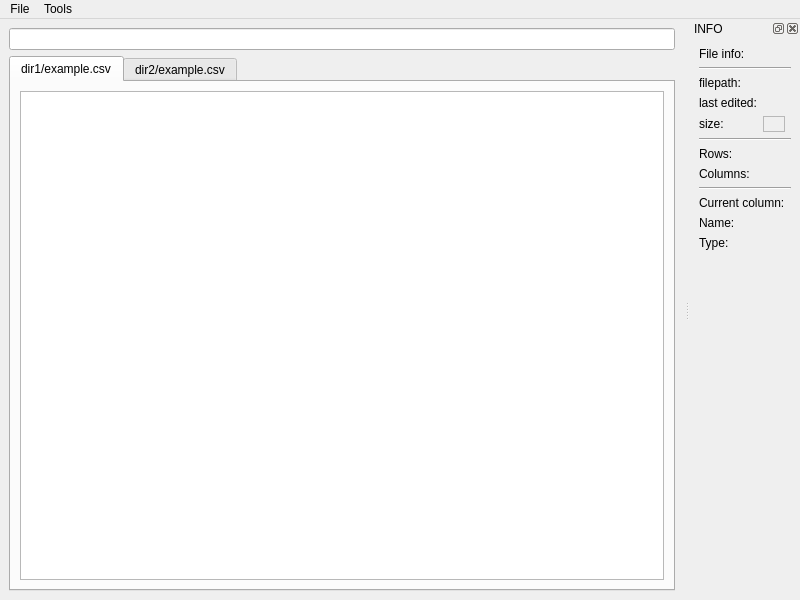
<?xml version="1.0" encoding="UTF-8"?>
<ui version="4.0">
 <class>MainWindow</class>
 <widget class="QMainWindow" name="MainWindow">
  <property name="geometry">
   <rect>
    <x>0</x>
    <y>0</y>
    <width>800</width>
    <height>600</height>
   </rect>
  </property>
  <property name="windowTitle">
   <string>Data Visualizer</string>
  </property>
  <widget class="QWidget" name="centralwidget">
   <layout class="QGridLayout" name="gridLayout">
    <item row="1" column="0">
     <widget class="QTabWidget" name="opened_editors">
      <property name="accessibleName">
       <string/>
      </property>
      <property name="currentIndex">
       <number>0</number>
      </property>
      <widget class="QWidget" name="widget">
       <attribute name="title">
        <string>dir1/example.csv</string>
       </attribute>
       <layout class="QGridLayout" name="gridLayout_2">
        <item row="0" column="0">
         <widget class="QTableView" name="editor_data_table"/>
        </item>
       </layout>
      </widget>
      <widget class="QWidget" name="tab_2">
       <attribute name="title">
        <string>dir2/example.csv</string>
       </attribute>
      </widget>
     </widget>
    </item>
    <item row="0" column="0">
     <widget class="QLineEdit" name="cur_value_edit"/>
    </item>
   </layout>
  </widget>
  <widget class="QMenuBar" name="menubar">
   <property name="geometry">
    <rect>
     <x>0</x>
     <y>0</y>
     <width>800</width>
     <height>26</height>
    </rect>
   </property>
   <widget class="QMenu" name="menu_file">
    <property name="title">
     <string>File</string>
    </property>
    <addaction name="action_open"/>
    <addaction name="action_open_recent"/>
    <addaction name="separator"/>
    <addaction name="action_exit"/>
   </widget>
   <widget class="QMenu" name="menu_tools">
    <property name="title">
     <string>Tools</string>
    </property>
   </widget>
   <addaction name="menu_file"/>
   <addaction name="menu_tools"/>
  </widget>
  <widget class="QDockWidget" name="info_dock">
   <property name="floating">
    <bool>true</bool>
   </property>
   <property name="windowTitle">
    <string>INFO</string>
   </property>
   <attribute name="dockWidgetArea">
    <number>2</number>
   </attribute>
   <widget class="QWidget" name="dockWidgetContents">
    <layout class="QGridLayout" name="gridLayout_3">
     <item row="10" column="0" colspan="3">
      <widget class="QLabel" name="_unused5">
       <property name="sizePolicy">
        <sizepolicy hsizetype="Maximum" vsizetype="Preferred">
         <horstretch>0</horstretch>
         <verstretch>0</verstretch>
        </sizepolicy>
       </property>
       <property name="text">
        <string>Current column:</string>
       </property>
      </widget>
     </item>
     <item row="0" column="0" colspan="2">
      <widget class="QLabel" name="_unused1">
       <property name="sizePolicy">
        <sizepolicy hsizetype="Maximum" vsizetype="Preferred">
         <horstretch>0</horstretch>
         <verstretch>0</verstretch>
        </sizepolicy>
       </property>
       <property name="font">
        <font>
         <pointsize>9</pointsize>
         <weight>50</weight>
         <bold>false</bold>
        </font>
       </property>
       <property name="text">
        <string>File info:</string>
       </property>
      </widget>
     </item>
     <item row="6" column="0" colspan="3">
      <widget class="Line" name="_unused10">
       <property name="orientation">
        <enum>Qt::Horizontal</enum>
       </property>
      </widget>
     </item>
     <item row="7" column="0">
      <widget class="QLabel" name="_unused6">
       <property name="sizePolicy">
        <sizepolicy hsizetype="Maximum" vsizetype="Preferred">
         <horstretch>0</horstretch>
         <verstretch>0</verstretch>
        </sizepolicy>
       </property>
       <property name="text">
        <string>Rows:</string>
       </property>
      </widget>
     </item>
     <item row="8" column="0">
      <widget class="QLabel" name="_unused7">
       <property name="sizePolicy">
        <sizepolicy hsizetype="Maximum" vsizetype="Preferred">
         <horstretch>0</horstretch>
         <verstretch>0</verstretch>
        </sizepolicy>
       </property>
       <property name="text">
        <string>Columns:</string>
       </property>
      </widget>
     </item>
     <item row="1" column="0" colspan="3">
      <widget class="Line" name="_unused11">
       <property name="orientation">
        <enum>Qt::Horizontal</enum>
       </property>
      </widget>
     </item>
     <item row="3" column="0">
      <widget class="QLabel" name="_unused3">
       <property name="sizePolicy">
        <sizepolicy hsizetype="Maximum" vsizetype="Preferred">
         <horstretch>0</horstretch>
         <verstretch>0</verstretch>
        </sizepolicy>
       </property>
       <property name="text">
        <string>last edited:</string>
       </property>
      </widget>
     </item>
     <item row="5" column="0">
      <widget class="QLabel" name="_unused4">
       <property name="sizePolicy">
        <sizepolicy hsizetype="Maximum" vsizetype="Preferred">
         <horstretch>0</horstretch>
         <verstretch>0</verstretch>
        </sizepolicy>
       </property>
       <property name="text">
        <string>size:</string>
       </property>
      </widget>
     </item>
     <item row="2" column="0">
      <widget class="QLabel" name="_unused2">
       <property name="sizePolicy">
        <sizepolicy hsizetype="Maximum" vsizetype="Preferred">
         <horstretch>0</horstretch>
         <verstretch>0</verstretch>
        </sizepolicy>
       </property>
       <property name="text">
        <string>filepath:</string>
       </property>
      </widget>
     </item>
     <item row="9" column="0" colspan="3">
      <widget class="Line" name="_unused12">
       <property name="orientation">
        <enum>Qt::Horizontal</enum>
       </property>
      </widget>
     </item>
     <item row="12" column="0">
      <widget class="QLabel" name="_unused9">
       <property name="sizePolicy">
        <sizepolicy hsizetype="Maximum" vsizetype="Preferred">
         <horstretch>0</horstretch>
         <verstretch>0</verstretch>
        </sizepolicy>
       </property>
       <property name="text">
        <string>Type:</string>
       </property>
      </widget>
     </item>
     <item row="11" column="0">
      <widget class="QLabel" name="_unused8">
       <property name="sizePolicy">
        <sizepolicy hsizetype="Maximum" vsizetype="Preferred">
         <horstretch>0</horstretch>
         <verstretch>0</verstretch>
        </sizepolicy>
       </property>
       <property name="text">
        <string>Name:</string>
       </property>
      </widget>
     </item>
     <item row="2" column="1">
      <widget class="QLabel" name="current_filepath">
       <property name="sizePolicy">
        <sizepolicy hsizetype="Maximum" vsizetype="Preferred">
         <horstretch>0</horstretch>
         <verstretch>0</verstretch>
        </sizepolicy>
       </property>
       <property name="text">
        <string>&lt;filepath&gt;</string>
       </property>
      </widget>
     </item>
     <item row="3" column="1">
      <widget class="QLabel" name="current_last_edited">
       <property name="sizePolicy">
        <sizepolicy hsizetype="Maximum" vsizetype="Preferred">
         <horstretch>0</horstretch>
         <verstretch>0</verstretch>
        </sizepolicy>
       </property>
       <property name="text">
        <string>&lt;last_edited&gt;</string>
       </property>
      </widget>
     </item>
     <item row="12" column="1" colspan="2">
      <widget class="QLabel" name="current_col_type">
       <property name="sizePolicy">
        <sizepolicy hsizetype="Maximum" vsizetype="Preferred">
         <horstretch>0</horstretch>
         <verstretch>0</verstretch>
        </sizepolicy>
       </property>
       <property name="text">
        <string>&lt;col_type&gt;</string>
       </property>
      </widget>
     </item>
     <item row="8" column="1" colspan="2">
      <widget class="QLabel" name="current_columns">
       <property name="sizePolicy">
        <sizepolicy hsizetype="Maximum" vsizetype="Preferred">
         <horstretch>0</horstretch>
         <verstretch>0</verstretch>
        </sizepolicy>
       </property>
       <property name="text">
        <string>&lt;columns&gt;</string>
       </property>
      </widget>
     </item>
     <item row="11" column="1" colspan="2">
      <widget class="QLabel" name="current_col_name">
       <property name="sizePolicy">
        <sizepolicy hsizetype="Maximum" vsizetype="Preferred">
         <horstretch>0</horstretch>
         <verstretch>0</verstretch>
        </sizepolicy>
       </property>
       <property name="text">
        <string>&lt;col_name&gt;</string>
       </property>
      </widget>
     </item>
     <item row="7" column="1" colspan="2">
      <widget class="QLabel" name="current_rows">
       <property name="sizePolicy">
        <sizepolicy hsizetype="Maximum" vsizetype="Preferred">
         <horstretch>0</horstretch>
         <verstretch>0</verstretch>
        </sizepolicy>
       </property>
       <property name="text">
        <string>&lt;rows&gt;</string>
       </property>
      </widget>
     </item>
     <item row="5" column="1">
      <widget class="QFrame" name="_unused14">
       <property name="frameShape">
        <enum>QFrame::StyledPanel</enum>
       </property>
       <property name="frameShadow">
        <enum>QFrame::Raised</enum>
       </property>
       <layout class="QHBoxLayout" name="horizontalLayout">
        <property name="leftMargin">
         <number>0</number>
        </property>
        <property name="topMargin">
         <number>0</number>
        </property>
        <property name="rightMargin">
         <number>0</number>
        </property>
        <property name="bottomMargin">
         <number>0</number>
        </property>
        <item>
         <widget class="QLabel" name="size">
          <property name="sizePolicy">
           <sizepolicy hsizetype="Maximum" vsizetype="Preferred">
            <horstretch>0</horstretch>
            <verstretch>0</verstretch>
           </sizepolicy>
          </property>
          <property name="text">
           <string>&lt;size&gt;</string>
          </property>
         </widget>
        </item>
        <item>
         <widget class="QLabel" name="size_unit">
          <property name="sizePolicy">
           <sizepolicy hsizetype="Maximum" vsizetype="Preferred">
            <horstretch>0</horstretch>
            <verstretch>0</verstretch>
           </sizepolicy>
          </property>
          <property name="text">
           <string>&lt;size_unit&gt;</string>
          </property>
         </widget>
        </item>
       </layout>
      </widget>
     </item>
     <item row="13" column="0" colspan="2">
      <spacer name="_unused13">
       <property name="orientation">
        <enum>Qt::Vertical</enum>
       </property>
       <property name="sizeHint" stdset="0">
        <size>
         <width>20</width>
         <height>40</height>
        </size>
       </property>
      </spacer>
     </item>
    </layout>
   </widget>
  </widget>
  <action name="action_open">
   <property name="text">
    <string>Open...</string>
   </property>
  </action>
  <action name="action_exit">
   <property name="text">
    <string>Exit</string>
   </property>
  </action>
  <action name="action_open_recent">
   <property name="text">
    <string>Open Recent...</string>
   </property>
  </action>
 </widget>
 <resources/>
 <connections/>
</ui>
